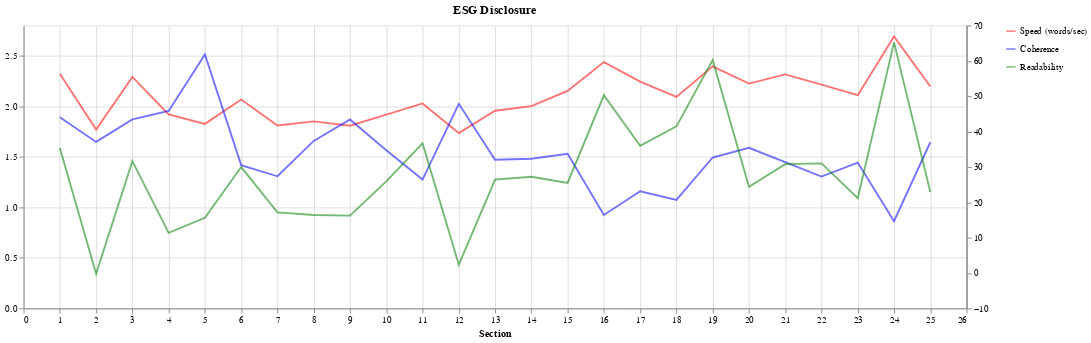

Notebook code cell kept with this figure:
### Code cell
viz_lines("ESG Disclosure")
# Lowest NPS score
